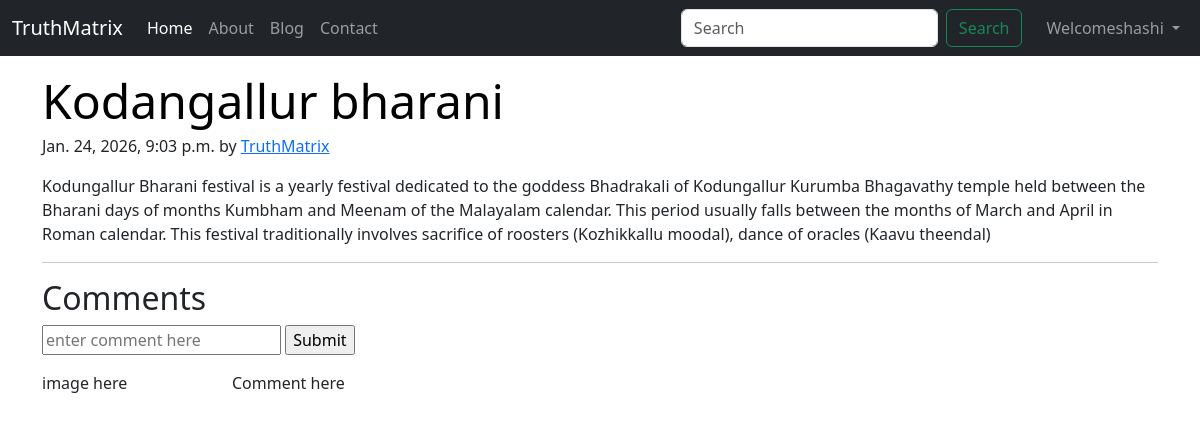
The app's page /blog/Kodangallur-bharani (signed in) with its own data.
### blog/models.py (models this page shows, shortened)
class Post(models.Model):
    sno = models.AutoField(primary_key=True)
    title = models.CharField(max_length=255)
    content = models.TextField()
    author = models.CharField(max_length=13)
    slug = models.CharField(max_length=100)
    timeStamp = models.DateTimeField(auto_now_add=True, blank=True)

### blog/views.py (the view)
# urls.py: path('<str:slug>', views.blogPost, name='blogPost'),
def blogPost(request, slug):
    post = Post.objects.filter(slug=slug).first()
    comments = BlogComment.objects.filter(post = post)
    context = {'post':post, 'comments':comments}
    return render(request, 'blog/blogPost.html', context)

### templates/blog/blogPost.html (shortened to what this page needs)
{% extends 'base.html' %}
{% block blogactive %} active {% endblock blogactive %}
{% block body %}
<div class="container my-3">
    <h2 class="display-5 link-body-emphasis mb-1">{{post.title}}</h2>
    <p class="blog-post-meta">{{post.timeStamp}} by
        <a href="/about">{{post.author}}</a>
    </p>
    <p>{{post.content}}</p>
    <hr>
</div>
<div class = "container">
    <h2>Comments</h2>
    <form action="/blog/postComment" method="post">
        <input type = "text" name = "comment" placeholder="enter comment here">
        <input type = "submit" value="Submit">
    </form>
    <div class="row my-3">
        <div class = "col-md-2">image here</div>
        <div class = "col-md-10">Comment here</div>
    </div>
</div>
{% endblock body %}

### templates/base.html (shortened to what this page needs)
<!doctype html>
<html lang="en">
  <head>
   <link href="https://cdn.jsdelivr.net/npm/bootstrap@5.3.0/dist/css/bootstrap.min.css" rel="stylesheet">
</head>
  <body>
    <nav class="navbar navbar-expand-lg navbar-dark bg-dark">
    <div class="container-fluid">
    <a class="navbar-brand" href="/">TruthMatrix</a>
    <div class="collapse navbar-collapse" id="navbarSupportedContent">
      <ul class="navbar-nav me-auto mb-2 mb-lg-0">
        <li class="nav-item {% block homeactive %}{% endblock homeactive %}">
          <a class="nav-link active" aria-current="page" href="/">Home</a>
        </li>
        <li class="nav-item {% block aboutactive %}{% endblock aboutactive %}">
          <a class="nav-link" href="/about">About</a>
        </li>
        <li class="nav-item {% block blogactive %}{% endblock blogactive %}">
          <a class="nav-link" href="/blog" >Blog</a>
        </li>
        <li class="nav-item {% block contactactive %}{% endblock contactactive %}">
          <a class="nav-link" href="/contact" >Contact</a>
        </li>
      </ul>
      <div class="ms-auto d-flex align-items-center">
      <form method="get" action="/search" class="d-flex me-3" role="search">
        <input class="form-control me-2" type="search" placeholder="Search" aria-label="Search" name="query" id="query">
        <button class="btn btn-outline-success" type="submit">Search</button>
      </form>
      {% if user.is_authenticated %}
      <ul class="navbar-nav ms-auto mb-2 mb-lg-0">
         <li class="nav-item dropdown">
          <a class="nav-link dropdown-toggle" href="#" role="button" data-bs-toggle="dropdown" aria-expanded="false">
            Welcome{{request.user}}
          </a>
        </li>
      </ul>
      {% endif %}
  </div>
</div>
</nav>
    {% block body %}
    {% endblock body %}
  </body>
</html>

### records on screen
Post: title "Kodangallur bharani", timeStamp "Jan. 24, 2026, 9:03 p.m.", author "TruthMatrix", content "Kodungallur Bharani festival is a yearly festival dedicated to the goddess Bhadrakali of Kodungallur Kurumba Bhagavathy temple held between the Bharani days of months Kumbham and Meenam of the Malayalam calendar. This period usually falls between the months of March and April in Roman calendar. This festival traditionally involves sacrifice of roosters (Kozhikkallu moodal), dance of oracles (Kaavu theendal)"

### other values on screen
{{ request.user }} "shashi"
